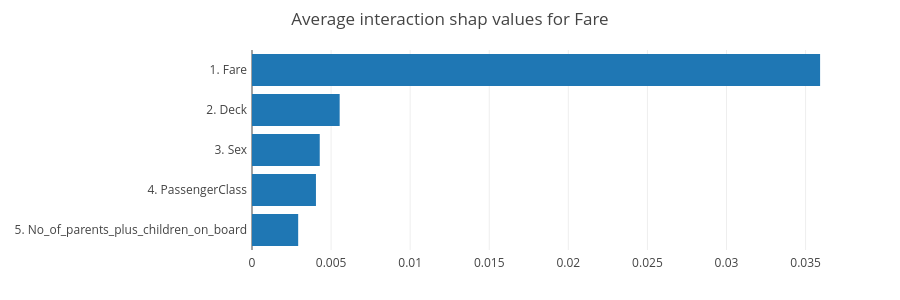

Notebook code cell kept with this figure:
### Code cell
explainer.plot_interactions_importance("Fare", topx=5)

### Figure 1 — Plotly figure (JSON) as saved in the notebook; plotly's stock layout.template omitted (floating-point values rounded to 4 significant figures)
{"data": [{"hoverinfo": "text", "orientation": "h", "type": "bar", "x": [0.002919, 0.004043, 0.004283, 0.005543, 0.03592], "y": ["5. No_of_parents_plus_children_on_board", "4. PassengerClass", "3. Sex", "2. Deck", "1. Fare"]}], "layout": {"height": 300, "margin": {"b": 50, "l": 252, "pad": 4, "r": 50, "t": 50}, "plot_bgcolor": "#fff", "showlegend": false, "title": {"text": "Average interaction shap values for Fare"}, "xaxis": {"automargin": true, "title": {"text": ""}}, "yaxis": {"automargin": true}}}
